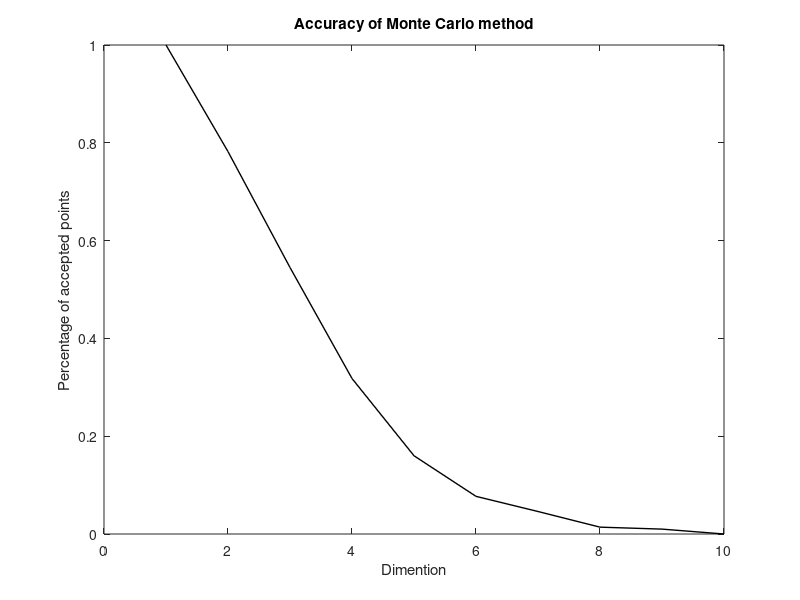

Here is the MATLAB script that generated this plot:
r = 1;
s = 0; % srodek hiperkuli (kazdej wspolrzednej)
n = 10; %ilosc wymiarow

a = 1;
N = 1000;   %ilosc punktow generowanych
proc = [];

for k = 1:n
    
    all = []; % wspolrzedne x ilosc punktow
    acc = [];
    other = [];
    coordinates = zeros(1,k);
    sum2 = 0;
    for i = 1:N        
        sum2 = 0;
        %losujemy punkt (x,y)
        for j = 1:k
            coordinates(j) = -a + (a+a).*rand(1,1);         
            sum2 = sum2 + (coordinates(j) - s)^2; % losujemy wspolrzedne z hiperszescianu
        end
        all = [all; coordinates]; % dodaje coordinates do all

        % sprawdzamy co nalezy do hiperkuli   
        if sum2 <= r^2
            acc = [acc; coordinates];  
        else
            other = [other; coordinates];
        end
        coordinates = [];

    end
    sAcc = size(acc);
    sAll= size(all);
    k = sAcc(1);
    M = sAll(1);
    proc = [proc, k/M];
end



if n == 3
    figure
    scatter3(acc(:,1),acc(:,2),acc(:,3),'MarkerEdgeColor','red','MarkerFaceColor','red','LineWidth',1)
    hold on
    scatter3(other(:,1),other(:,2),other(:,3),'MarkerEdgeColor','blue','MarkerFaceColor','blue','LineWidth',1)
end

figure
X = 1:1:n;
plot(X, proc, 'color','black', 'LineWIdth',1)
xlabel('Dimention')
ylabel('Percentage of accepted points')
title('Accuracy of Monte Carlo method')
